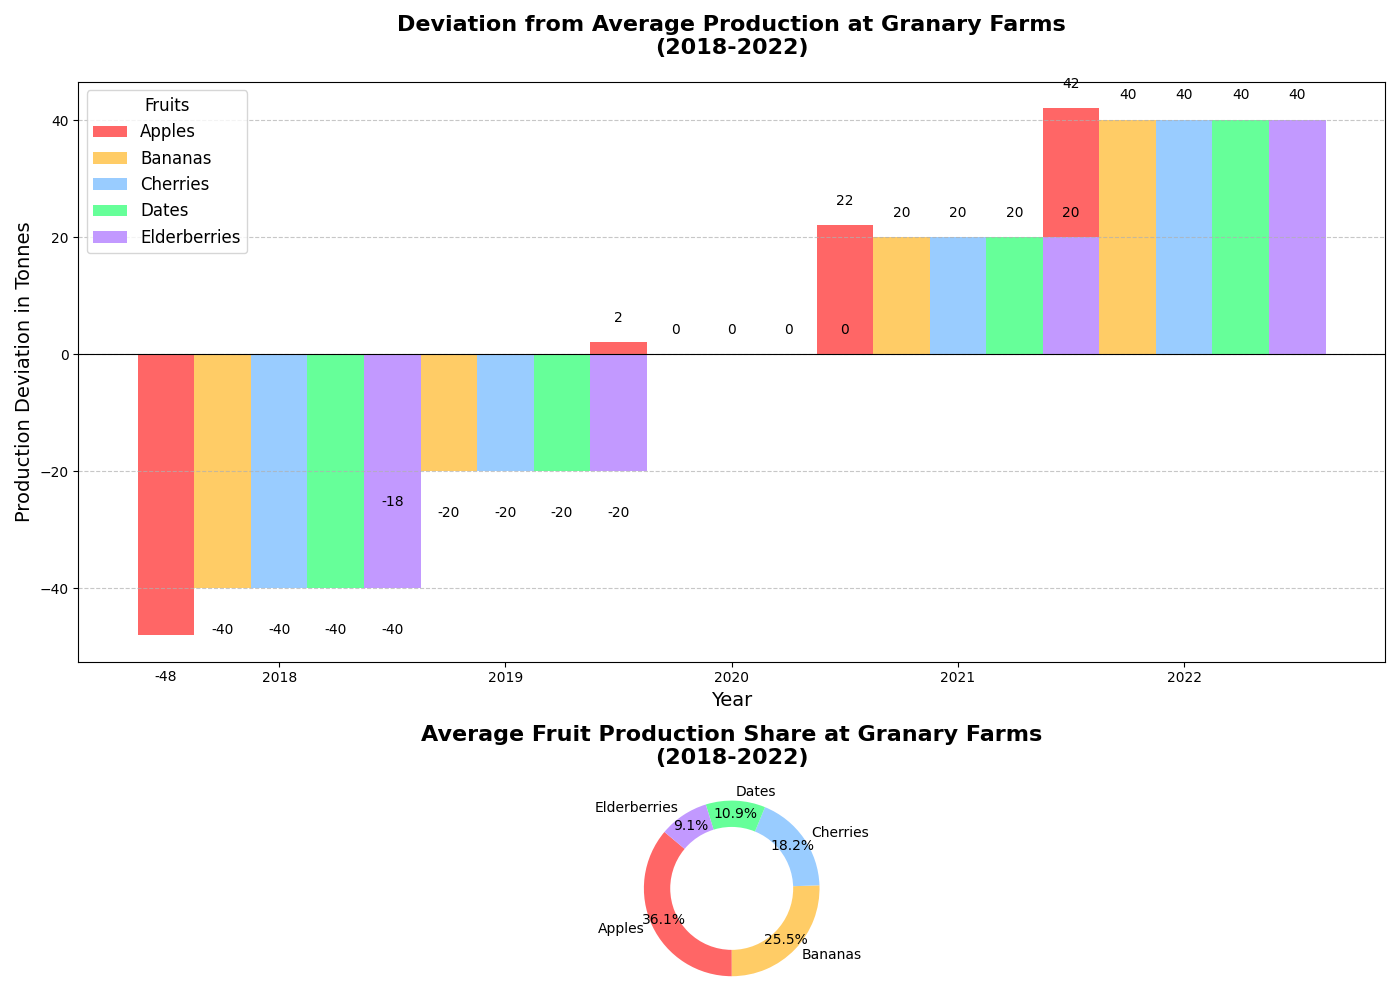

Generate this figure with Python:
import matplotlib.pyplot as plt
import numpy as np

# Define fruit types and years
fruits = ["Apples", "Bananas", "Cherries", "Dates", "Elderberries"]
years = ["2018", "2019", "2020", "2021", "2022"]

# Data: Annual fruit production in tonnes
fruit_production = np.array([
    [150, 180, 200, 220, 240],  # Apples
    [100, 120, 140, 160, 180],  # Bananas
    [60, 80, 100, 120, 140],    # Cherries
    [20, 40, 60, 80, 100],      # Dates
    [10, 30, 50, 70, 90]        # Elderberries
])

# Calculate deviations from the average for each fruit
deviations = fruit_production - fruit_production.mean(axis=1, keepdims=True)

# Bar width for diverging bar chart
bar_width = 0.25
x = np.arange(len(years))

# Create subplots
fig, axs = plt.subplots(nrows=2, ncols=1, figsize=(14, 10), gridspec_kw={'height_ratios': [3, 1]})
colors = ['#FF6666', '#FFCC66', '#99CCFF', '#66FF99', '#C299FF']

# First subplot: Diverging Bar Chart for deviations in fruit production
for i, fruit in enumerate(fruits):
    axs[0].bar(x + i * bar_width, deviations[i], width=bar_width, label=fruit, color=colors[i])

axs[0].set_title('Deviation from Average Production at Granary Farms\n(2018-2022)', fontsize=16, fontweight='bold', pad=20)
axs[0].set_xlabel('Year', fontsize=14)
axs[0].set_ylabel('Production Deviation in Tonnes', fontsize=14)
axs[0].set_xticks(x + bar_width * 2)
axs[0].set_xticklabels(years)
axs[0].axhline(0, color='black', linewidth=0.8)
axs[0].legend(title='Fruits', fontsize=12, title_fontsize='12')
axs[0].grid(axis='y', linestyle='--', alpha=0.7)

# Add text annotations for bar chart
for i in range(len(fruits)):
    for j in range(len(years)):
        axs[0].text(x[j] + i * bar_width, deviations[i, j] + (3 if deviations[i, j] >= 0 else -6), f'{deviations[i, j]:.0f}', ha='center', va='bottom' if deviations[i, j] >= 0 else 'top', fontsize=10)

# Second subplot remains unchanged: Pie Chart for average fruit production
average_production = np.mean(fruit_production, axis=1)
axs[1].pie(average_production, labels=fruits, colors=colors, autopct='%.1f%%', startangle=140, pctdistance=0.85)
axs[1].set_title('Average Fruit Production Share at Granary Farms\n(2018-2022)', fontsize=16, fontweight='bold', pad=20)

centre_circle = plt.Circle((0,0),0.70,fc='white')
fig.gca().add_artist(centre_circle)
axs[1].axis('equal')

plt.tight_layout()
plt.show()
